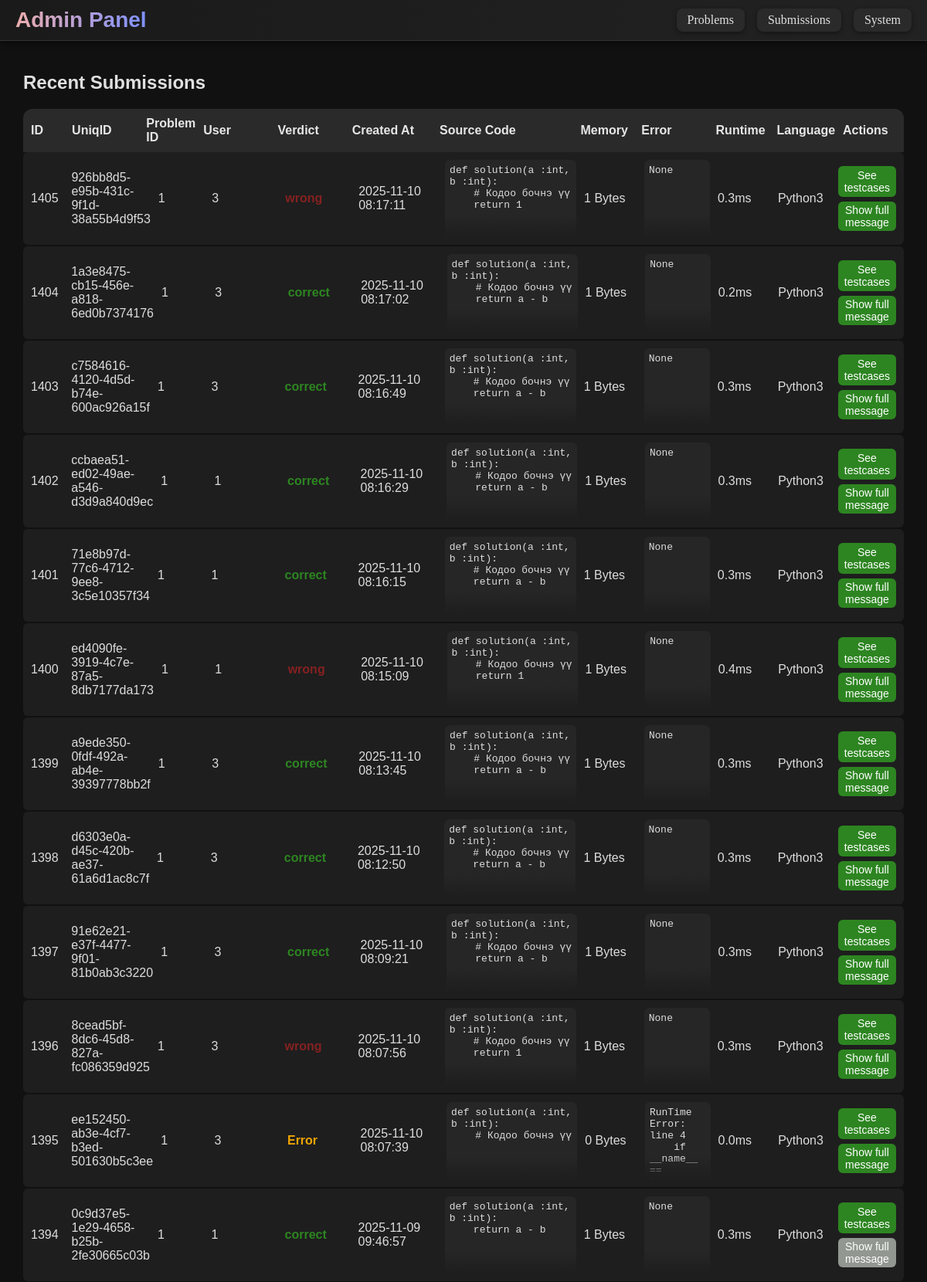
The page /admin/submissions (signed in, upper part) on the database its author committed.
### tables this page shows
CREATE TABLE submissions (subID INTEGER PRIMARY KEY AUTOINCREMENT, code TEXT NOT NULL, runtime FLOAT, memory INT, subTime TIMESTAMP DEFAULT CURRENT_TIMESTAMP, status VARCHAR(50) DEFAULT "Pending", problem_id INT NOT NULL REFERENCES problems(problem_id) ON DELETE CASCADE, language VARCHAR(50) DEFAULT "Python3", userID DEFAULT NULL, UniqID varchar(45), error TEXT default None);

### run.py (the view)
@app.route('/admin/submissions')
@admin_required
def adminSubmissions():
    conn = get_db_connection()
    submissions = conn.execute('SELECT * FROM submissions ORDER BY subTime DESC').fetchall()
    conn.close()
    submissions = [dict(row) for row in submissions]
    return render_template('admin/adminSub.html', submissions=submissions)

### run.py (called while the page is built)
def make_user_object(row):
    if not row:
        return None
    user_obj = type("UserObj", (), {})()
    for key in row.keys():
        setattr(user_obj, key, row[key])
    user_obj.get_id = lambda: str(user_obj.id)
    user_obj.is_authenticated = property(lambda self: True)
    user_obj.is_active = property(lambda self: True)
    user_obj.is_anonymous = property(lambda self: False)
    return user_obj

def admin_required(f):
    @wraps(f)
    @login_required
    def decorated_function(*args, **kwargs):
        if not getattr(current_user, "is_admin", 0):
            flash("Admin access only!", "danger")
            return redirect(url_for("index"))
        return f(*args, **kwargs)
    return decorated_function

@app.before_request
def require_admin_for_admin_prefix():
    if request.path.startswith("/admin"):
        if not current_user.is_authenticated:
            return redirect(url_for("login", next=request.path))
        if not getattr(current_user, "is_admin", 0):
            flash("Admin access only!", "danger")
            return redirect(url_for("index"))

def get_db_connection():
    conn = sqlite3.connect(DB_PATH)
    conn.row_factory = sqlite3.Row
    return conn

@login_manager.user_loader
def load_user(user_id):
    conn = get_db_connection()
    row = conn.execute("SELECT * FROM users WHERE id=?", (user_id,)).fetchone()
    conn.close()
    return make_user_object(row)

### templates/admin/adminSub.html (shortened to what this page needs)
{% extends "admin/admin.html" %}
{% block content %}
<div id="submission-container">
    <h2>Recent Submissions</h2>
    <div id="submission-header">
        <div class="sub-ID">ID</div>
        <div class="sub-uniq">UniqID</div>
        <div class="sub-prob">Problem ID</div>
        <div class="sub-user">User</div>
        <div class="sub-verdict">Verdict</div>
        <div class="sub-time">Created At</div>
        <div class="sub-code">Source Code</div>
        <div class="sub-memory">Memory</div>
        <div class="sub-error">Error</div>
        <div class="sub-runtime">Runtime</div>
        <div class="sub-lang">Language</div>
        <div class="sub-tc">Actions</div>
    </div>
    {% for s in submissions %}
    <div class="submission-row" id="row-{{ s.subID }}">
        <div class="sub-ID">{{ s.subID }}</div>
        <div class="sub-uniq">{{ s.UniqID }}</div>
        <div class="sub-prob">{{ s.problem_id }}</div>
        <div class="sub-user">{{ s.userID }}</div>
        <div class="sub-verdict verdict-{{ s.status|lower|replace(' ', '-') }}">{{ s.status }}</div>
        <div class="sub-time">{{ s.subTime }}</div>
        <div class="sub-code">
            <pre>{{ s.code }}</pre>
        </div>
        <div class="sub-memory">{{ s.memory }} Bytes</div>
        <div class="sub-error">
            <pre>{{ s.error }}</pre>
        </div>
        <div class="sub-runtime">{{ s.runtime }}ms</div>
        <div class="sub-lang">{{ s.language }}</div>
        <div>
            <div class="sub-tc"><a href="{{ url_for('admin_SubTC', subId=s.UniqID) }}">See testcases</a></div>
            {% if s.error|length > 10 or s.code|length > 50 %}
            <button class="expand-btn" onclick="toggleDropdown('{{ s.subID }}', this)">Show full message</button>
            {% else %}
            <button class="dis-expand-btn">Show full message</button>
            {% endif %}
        </div>
    </div>
    {% endfor %}
</div>
{% endblock %}

### templates/admin/adminSub.html (style rules this page uses)
#submission-container { max-width: 95%; margin: 20px auto; font-family: 'Lucida Sans', sans-serif; overflow-x: auto; }
#submission-header { display: grid; grid-template-columns: 0.5fr 1fr 0.7fr 1fr 1fr 1.2fr 2fr 0.8fr 1fr 0.8fr 0.8fr 0.8fr; align-items: center; padding: 10px; gap: 10px; background-color: #2a2a2a; color: #e6e6e6; font-weight: bold; border-radius: 12px 12px 0 0; }
.submission-row { display: grid; grid-template-columns: 0.5fr 1fr 0.7fr 1fr 1fr 1.2fr 2fr 0.8fr 1fr 0.8fr 0.8fr 0.8fr; gap: 10px; background-color: #1e1e1e; color: #ddd; margin-bottom: 2px; border-radius: 6px; padding: 10px; transition: all 0.3s ease; align-items: center; }
.submission-row .sub-code, .submission-row .sub-error { position: relative; max-height: 100px; overflow: hidden; border-radius: 6px; }
.submission-row .sub-code pre, .submission-row .sub-error pre { margin: 0; font-size: 13px; background-color: #262626; padding: 6px; border-radius: 6px; overflow-x: auto; white-space: pre-wrap; word-break: break-word; height: 99999px; }
.submission-row .sub-code::after, .submission-row .sub-error::after { content: ''; position: absolute; bottom: 0; left: 0; width: 100%; height: 30px; background: linear-gradient(to bottom, rgba(30, 30, 30, 0) 0%, rgba(30, 30, 30, 1) 100%); pointer-events: none; }
.verdict-correct { color: #2d8521; font-weight: bold; }
.verdict-wrong { color: #852121; font-weight: bold; }
.verdict-error { color: #f0a500; font-weight: bold; }
.sub-tc a { background-color: #2d8521; color: #fff; padding: 4px 8px; border-radius: 6px; text-decoration: none; font-size: 14px; display: inline-block; text-align: center; }
.expand-btn { background-color: #2d8521; color: #fff; border: none; border-radius: 6px; padding: 3px 8px; font-size: 14px; cursor: pointer; grid-column: 1 / -1; margin-top: 6px; }
.dis-expand-btn { background-color: #929791; color: #fff; border: none; border-radius: 6px; padding: 3px 8px; font-size: 14px; cursor: pointer; grid-column: 1 / -1; margin-top: 6px; }

### templates/admin/admin.html (style rules this page uses)
body { background-color: #111111; color: #e0e0e0; margin: 0; }
a { text-decoration: none !important; }

### rows shown on the page
submissions: subID "1405", UniqID "926bb8d5-e95b-431c-9f1d-38a55b4d9f53", problem_id "1", userID "3", status "wrong", subTime "2025-11-10 08:17:11", code "def solution(a :int, b :int): # Кодоо бочнэ үү return 1", memory "1", error "None", runtime "0.3", language "Python3"
submissions: subID "1404", UniqID "1a3e8475-cb15-456e-a818-6ed0b7374176", problem_id "1", userID "3", status "correct", subTime "2025-11-10 08:17:02", code "def solution(a :int, b :int): # Кодоо бочнэ үү return a - b", memory "1", error "None", runtime "0.2", language "Python3"
submissions: subID "1403", UniqID "c7584616-4120-4d5d-b74e-600ac926a15f", problem_id "1", userID "3", status "correct", subTime "2025-11-10 08:16:49", code "def solution(a :int, b :int): # Кодоо бочнэ үү return a - b", memory "1", error "None", runtime "0.3", language "Python3"
submissions: subID "1402", UniqID "ccbaea51-ed02-49ae-a546-d3d9a840d9ec", problem_id "1", userID "1", status "correct", subTime "2025-11-10 08:16:29", code "def solution(a :int, b :int): # Кодоо бочнэ үү return a - b", memory "1", error "None", runtime "0.3", language "Python3"
submissions: subID "1401", UniqID "71e8b97d-77c6-4712-9ee8-3c5e10357f34", problem_id "1", userID "1", status "correct", subTime "2025-11-10 08:16:15", code "def solution(a :int, b :int): # Кодоо бочнэ үү return a - b", memory "1", error "None", runtime "0.3", language "Python3"
submissions: subID "1400", UniqID "ed4090fe-3919-4c7e-87a5-8db7177da173", problem_id "1", userID "1", status "wrong", subTime "2025-11-10 08:15:09", code "def solution(a :int, b :int): # Кодоо бочнэ үү return 1", memory "1", error "None", runtime "0.4", language "Python3"
submissions: subID "1399", UniqID "a9ede350-0fdf-492a-ab4e-39397778bb2f", problem_id "1", userID "3", status "correct", subTime "2025-11-10 08:13:45", code "def solution(a :int, b :int): # Кодоо бочнэ үү return a - b", memory "1", error "None", runtime "0.3", language "Python3"
submissions: subID "1398", UniqID "d6303e0a-d45c-420b-ae37-61a6d1ac8c7f", problem_id "1", userID "3", status "correct", subTime "2025-11-10 08:12:50", code "def solution(a :int, b :int): # Кодоо бочнэ үү return a - b", memory "1", error "None", runtime "0.3", language "Python3"
submissions: subID "1397", UniqID "91e62e21-e37f-4477-9f01-81b0ab3c3220", problem_id "1", userID "3", status "correct", subTime "2025-11-10 08:09:21", code "def solution(a :int, b :int): # Кодоо бочнэ үү return a - b", memory "1", error "None", runtime "0.3", language "Python3"
submissions: subID "1396", UniqID "8cead5bf-8dc6-45d8-827a-fc086359d925", problem_id "1", userID "3", status "wrong", subTime "2025-11-10 08:07:56", code "def solution(a :int, b :int): # Кодоо бочнэ үү return 1", memory "1", error "None", runtime "0.3", language "Python3"
submissions: subID "1395", UniqID "ee152450-ab3e-4cf7-b3ed-501630b5c3ee", problem_id "1", userID "3", status "Error", subTime "2025-11-10 08:07:39", code "def solution(a :int, b :int): # Кодоо бочнэ үү", memory "0", error "RunTime Error: line 4 if __name__ ==…", runtime "0.0", language "Python3"
submissions: subID "1394", UniqID "0c9d37e5-1e29-4658-b25b-2fe30665c03b", problem_id "1", userID "1", status "correct", subTime "2025-11-09 09:46:57", code "def solution(a :int, b :int): return a - b", memory "1", error "None", runtime "0.3", language "Python3", shows "Show full message"
